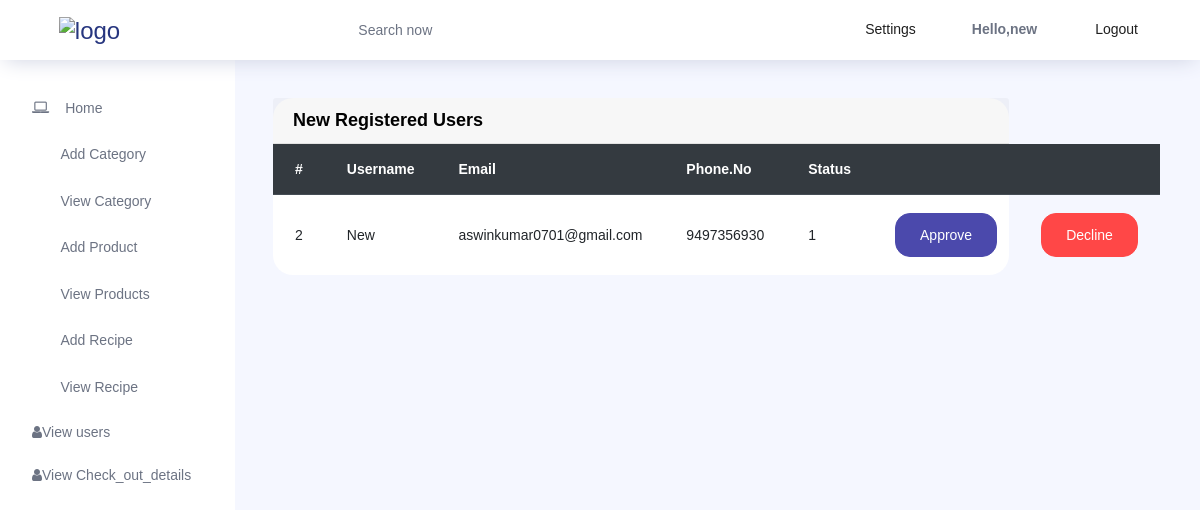
The app's page /new_admin_register (signed in) with its own data.
### User_app/models.py (models this page shows)
class New_register(models.Model):
    new_username = models.CharField(max_length=20)
    new_email = models.EmailField()
    new_phone_no = models.IntegerField()
    new_password = models.CharField(max_length=20)
    new_status = models.IntegerField(default=0)

### Admin_app/views.py (the view)
# urls.py: path('new_admin_register',views.new_admin_register,name='new_admin_register'),
def new_admin_register(request):
    data = New_register.objects.all()
    return render(request,'new_admin_register.html',{'data':data})

### Admin_app/templates/new_admin_register.html
{% extends 'admin_index.html' %}
{% block content %}
<div class="row">
    <div class="col-lg-10">
        <div class="card">
            <div class="card-header">
                <strong class="card-title">New Registered Users</strong>
            </div>
            <div class="table-stats order-table ov-h">
                <table class="table" >
                    <thead class="thead-dark">
                        <tr>
                            <th class="serial">#</th>
                            <th>Username</th>
                            <th>Email</th>
                            <th>Phone.No</th>
                            <th>Status</th>
                            <th></th>
                            <th></th>
                        </tr>
                    </thead>
                    <tbody>
                        {% for i in data %}
                        <tr >
                            <td class="serial">{{i.id}}</td>
                            <td>{{i.new_username}}</td>
                            <td>{{i.new_email}}</td>
                            <td> {{i.new_phone_no}} </td>
                            <td>{{i.new_status}}</td>
                            <td><a href="{% url 'approve_user' ID=i.id %}"><button class="btn btn-primary">Approve</button></td></a>
                            <td><a href="{% url 'user_delete' Id=i.id  %}"><button class="btn btn-danger">Decline</button></td></a>
                        </tr>
                        {% endfor %}
                    </tbody>
                </table>
            </div>
        </div>
    </div>
</div>
{% endblock %}

### Admin_app/templates/admin_index.html (shortened to what this page needs)
{% load static %}
<!DOCTYPE html>
<html lang="en">
<head>
  <link rel="stylesheet" href="https://cdn.jsdelivr.net/npm/font-awesome@4.7.0/css/font-awesome.min.css">
  <link rel="stylesheet" href=" https://cdnjs.cloudflare.com/ajax/libs/twitter-bootstrap/4.5.2/css/bootstrap.css">
  <link rel="stylesheet" href="https://cdn.datatables.net/1.13.2/css/dataTables.bootstrap4.min.css">
  <link rel="stylesheet" href="https://cdn.jsdelivr.net/npm/font-awesome@4.7.0/css/font-awesome.min.css">
  <link rel="stylesheet" href="{% static 'css1/admin_css/vendors/feather/feather.css' %}">
  <link rel="stylesheet" href="{% static 'css1/admin_css/vendors/ti-icons/css/themify-icons.css' %}">
  <link rel="stylesheet" href="{% static 'css1/admin_css/vendors/css/vendor.bundle.base.css' %}">
  <link rel="stylesheet" href="{% static 'css1/admin_css/vendors/datatables.net-bs4/dataTables.bootstrap4.css' %}">
  <link rel="stylesheet" href="{% static 'css1/admin_css/vendors/ti-icons/css/themify-icons.css' %}">
  <link rel="stylesheet" type="text/css" href="{% static 'css1/admin_css/js/select.dataTables.min.css' %}">
  <link rel="stylesheet" href="{% static 'css1/admin_css/css/vertical-layout-light/style.css' %}">
  <link rel="stylesheet" href="https://cdnjs.cloudflare.com/ajax/libs/font-awesome/4.7.0/css/font-awesome.min.css">
</head>
<body>
  <div class="container-scroller">
    <nav class="navbar col-lg-12 col-12 p-0 fixed-top d-flex flex-row">
      <div class="text-center navbar-brand-wrapper d-flex align-items-center justify-content-center">
        <a class="navbar-brand brand-logo mr-5" href="index.html"><img src="{% static 'css1/admin_css/images/logo.svg' %}" class="mr-2" alt="logo"/></a>
      </div>
      <div class="navbar-menu-wrapper d-flex align-items-center justify-content-end">
        <button class="navbar-toggler navbar-toggler align-self-center" type="button" data-toggle="minimize">
          <span class="icon-menu"></span>
        </button>
        <ul class="navbar-nav mr-lg-2">
          <li class="nav-item nav-search d-none d-lg-block">
            <div class="input-group">
              <div class="input-group-prepend hover-cursor" id="navbar-search-icon">
                <span class="input-group-text" id="search">
                  <i class="icon-search"></i>
                </span>
              </div>
              <input type="text" class="form-control" id="navbar-search-input" placeholder="Search now" aria-label="search" aria-describedby="search">
            </div>
          </li>
        </ul>
        <ul class="navbar-nav navbar-nav-right">
          <li class="nav-item nav-profile ">
              <a class="dropdown-item">
                <i class="ti-settings text-primary"></i>
                Settings
              </a>
          </li>
          {% if 'uid' in request.session %}
          <li class="nav-item"><b>Hello,{{request.session.username}} </b></li>
          <li class="nav-item nav-profile ">
              <a class="dropdown-item" href="{% url 'admin_logout' %}">
                <i class="ti-power-off text-primary"></i>
                Logout
              </a>
          </li>
          {% endif %}
        </ul>
      </div>
    </nav>
    <div class="container-fluid page-body-wrapper">
      <nav class="sidebar sidebar-offcanvas" id="sidebar">
        <ul class="nav">
            <li class="nav-item">
                <a class="nav-link" href="{% url 'admin_index' %}">
                  <i class=" menu-icon  fa fa-laptop"></i>
                  <span class="menu-title">Home</span>
                </a>
              </li>
          <li class="nav-item">
            <a class="nav-link" href="{% url 'add_category' %}">
              <i class="icon-grid menu-icon"></i>
              <span class="menu-title">Add Category</span>
            </a>
          </li>
          <li class="nav-item">
            <a class="nav-link" href="{% url 'view_category' %}" aria-expanded="false" aria-controls="ui-basic">
              <i class="icon-layout menu-icon"></i>
              <span class="menu-title">View Category</span>
            </a>
          </li>
          <li class="nav-item">
            <a class="nav-link"  href="{% url 'add_product' %}" >
              <i class="icon-columns menu-icon"></i>
              <span class="menu-title">Add Product</span>
            </a>
          </li>
          <li class="nav-item">
            <a class="nav-link"  href="{% url 'view_products' %}" aria-expanded="false" aria-controls="charts">
              <i class="icon-bar-graph menu-icon"></i>
              <span class="menu-title">View Products</span>
            </a>
          </li>
          <li class="nav-item">
            <a class="nav-link"  href="{% url 'add_recipe' %}" aria-expanded="false" aria-controls="tables">
              <i class="icon-grid-2 menu-icon"></i>
              <span class="menu-title">Add Recipe</span>
            </a>
          </li>
          <li class="nav-item">
            <a class="nav-link"  href="{% url 'view_recipe' %}" aria-expanded="false" aria-controls="icons">
              <i class="icon-contract menu-icon"></i>
              <span class="menu-title">View Recipe</span>
            </a>
          </li>
          <li class="nav-item">
            <a class="nav-link"  href="{% url 'view_users' %}" aria-expanded="false" aria-controls="icons">
              <i class="fa fa-user"></i>
              <span class="menu-title">View users</span>
            </a>
          </li>
          <li class="nav-item">
            <a class="nav-link"  href="{% url 'check_out_table' %}" aria-expanded="false" aria-controls="icons">
              <i class="fa fa-user"></i>
              <span class="menu-title">View Check_out_details</span>
            </a>
          </li>
        </ul>
      </nav>
      <div class="main-panel">
        <div class="content-wrapper">
          {% block content %}{% endblock %}
        </div>
      </div>
    </div>
  </div>
</body>
</html>

### records on screen
New_register: session.username "new", id "2", new_username "New", new_email "aswinkumar0701@gmail.com", new_phone_no "9497356930", new_status "1"
